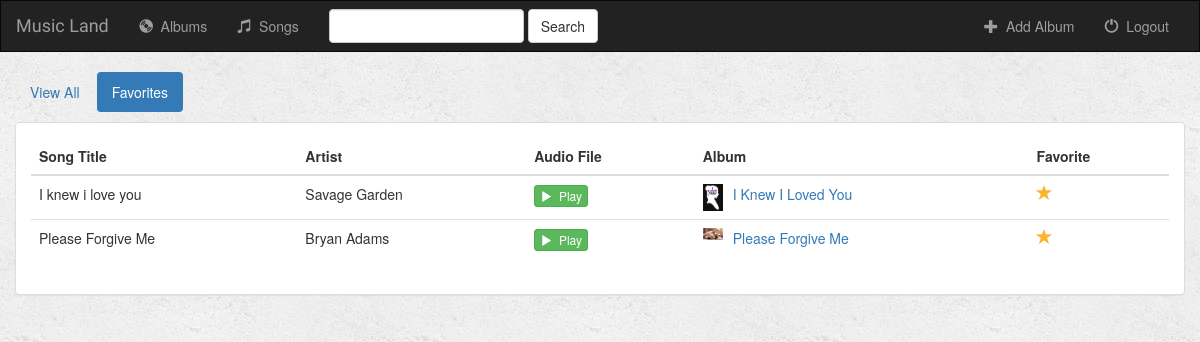
Page /music/songs/favorites/ (signed in) on the earlier database version.
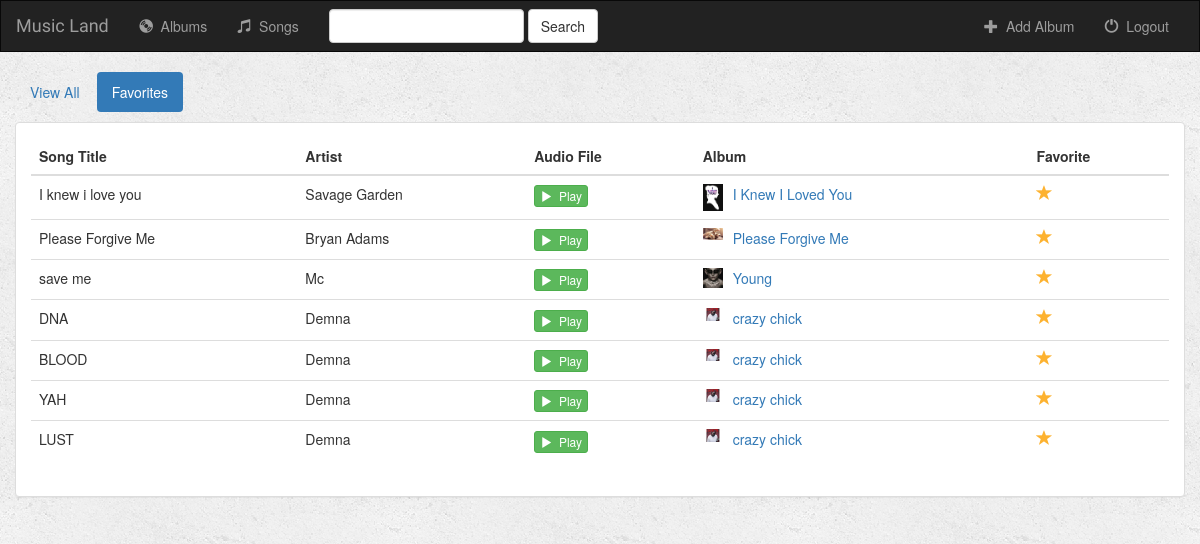
Same page on the later database version.
### music/models.py (models this page shows, shortened)
class Song(models.Model):
    album = models.ForeignKey(Album, on_delete=models.CASCADE)
    song_title = models.CharField(max_length=250)
    audio_file = models.FileField(default='')
    is_favorite = models.BooleanField(default=False)
    file_type = models.CharField(max_length=100)

class Album(models.Model):
    user = models.ForeignKey(User, default=1, on_delete=models.PROTECT)
    artist = models.CharField(max_length=250)
    album_title = models.CharField(max_length=500)
    genre = models.CharField(max_length=100)
    album_logo = models.FileField()
    is_favorite = models.BooleanField(default=False)

### music/views.py (the view)
# urls.py: path('songs/<slug:filter_by>/', views.songs, name='songs'),
def songs(request, filter_by):
    if not request.user.is_authenticated:
        return render(request, 'music/login.html')
    else:
        try:
            song_ids = []
            for album in Album.objects.filter(user=request.user):
                for song in album.song_set.all():
                    song_ids.append(song.pk)
            users_songs = Song.objects.filter(pk__in=song_ids)
            if filter_by == 'favorites':
                users_songs = users_songs.filter(is_favorite=True)
        except Album.DoesNotExist:
            users_songs = []
        return render(request, 'music/songs.html', {
            'song_list': users_songs,
            'filter_by': filter_by,
        })

### music/templates/music/songs.html (shortened to what this page needs)
{% extends 'music/base.html' %}
{% block body %}
<div class="container-fluid songs-container">
    <div class="row">
        <div class="col-sm-12">
            <ul class="nav nav-pills" style="margin-bottom: 10px;">
                <li role="presentation" {% if filter_by == 'all' %}class="active"{% endif %}><a href="{% url 'music:songs' 'all' %}">View All</a></li>
                <li role="presentation" {% if filter_by == 'favorites' %}class="active"{% endif %}><a href="{% url 'music:songs' 'favorites' %}">Favorites</a></li>
            </ul>
        </div>
    </div>
    <div class="row">
        <div class="col-sm-12">
            <div class="panel panel-default">
                <div class="panel-body">
                    <table class="table">
                        <thead>
                            <tr>
                                <th>Song Title</th>
                                <th>Artist</th>
                                <th>Audio File</th>
                                <th>Album</th>
                                <th>Favorite</th>
                            </tr>
                        </thead>
                        <tbody>
                            {% for song in song_list %}
                                <tr>
                                    <td>{{ song.song_title }}</td>
                                    <td>{{ song.album.artist }}</td>
                                    <td>
                                        <a target="_blank" href="{{ song.audio_file.url }}">
                                            <button type="button" class="btn btn-success btn-xs">
                                                <span class="glyphicon glyphicon-play"></span>&nbsp; Play
                                            </button>
                                        </a>
                                    </td>
                                    <td>
                                        <a href="{% url 'music:detail' song.album.id %}">
                                            <img src="{{ song.album.album_logo.url }}" class="img-responsive" style="width: 20px; float: left; margin-right: 10px;" />
                                        </a>
                                        <a href="{% url 'music:detail' song.album.id %}">{{ song.album.album_title }}</a>
                                    </td>
                                    <td>
                                        <a href="{% url 'music:favorite' song.id %}" class="btn-favorite"><span class="glyphicon glyphicon-star {% if song.is_favorite %}active{% endif %}"></span></a>
                                    </td>
                                </tr>
                            {% endfor %}
                        </tbody>
                    </table>
                </div>
            </div>
        </div>
    </div>
</div>
{% endblock %}

Differences in the rows shown:
added Song: song_title "save me", album.artist "Mc", album.album_logo (picture), album.album_title "Young", is_favorite True (drawn)
added Song: song_title "DNA", album.artist "Demna", album.album_logo (picture), album.album_title "crazy chick", is_favorite True (drawn)
added Song: song_title "BLOOD", album.artist "Demna", album.album_logo (picture), album.album_title "crazy chick", is_favorite True (drawn)
added Song: song_title "YAH", album.artist "Demna", album.album_logo (picture), album.album_title "crazy chick", is_favorite True (drawn)
added Song: song_title "LUST", album.artist "Demna", album.album_logo (picture), album.album_title "crazy chick", is_favorite True (drawn)
